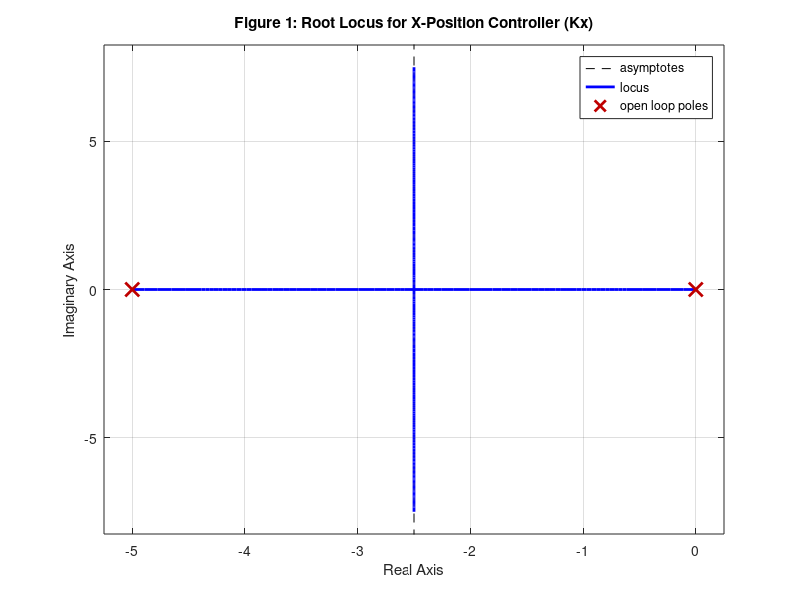

Recreate this plot in MATLAB. (Note: this script raises an error after producing the figure.)


%
% Project01
% EML 4312
% Rick Lind
%

%--------------------------------------------------------------------
%   Define parameters for simulation
%--------------------------------------------------------------------


%
% Define time vector
%
Tstep = 0.01;                         % define time step 
Tstop = 5.0;                         % define time to stop
t = [0:Tstep:Tstop]';                % define time vector

%
% Define commands
%
Xcommand = zeros(1,length(t));       % initialize command to be 0
Xcommand(2/Tstep:length(t)) = 22;    % step command starts at 2 seconds
Ycommand = zeros(1,length(t));       % initialize command to be 0
Ycommand(4/Tstep:length(t)) = 12;    % step command starts at 4 seconds

%
% Velocity
%
Vo = 70*1.467;                        % velocity is 70 mph (convert to fps)


%--------------------------------------------------------------
% Make the x-position autopilot
%--------------------------------------------------------------

%
% Define the plant model
%
P = tf(5,[1 5 0]);                    % plant is P

%
% Make a root locus for Kx
%
figure(1)                             % open new figure
rlocus(P)                             % plot root locus
title('Figure 1: Root Locus for X-Position Controller (Kx)')
xlabel('Real Axis')
ylabel('Imaginary Axis')
grid on

%
% STUDENT : Choose control gains
%
Kp = 5.0;                             % proportional controller
Ki = 0.5;                             % integral controller
Kd = 0.2;                             % derivative controller

%
% Define PID controller
%
KP = Kp;                              % define proportional controller
KD = tf([Kd 0],[1]);                  % define derivative controller
KI = tf([Ki],[1 0]);                  % define integral controller
Kx = parallel(KP,KI);                 % define PI 
Kx = parallel(Kx,KD);                 % define PID

%
% Make the closed-loop system
%
PK = series(Kx,P);                    % loop gain
S = feedback(PK,1);                   % close the loop

%
% Command increase of 22 feet
%
figure(2)                             % open new figure
opt = stepDataOptions;                % define options for step command
opt.StepAmplitude = 22;               % change magnitude to 22
x = step(S,t,opt);                    % compute step response
plot(t,x);                            % plot data
title('Figure 2: X-Position Step Response (22 ft command at t=2s)')
xlabel('Time (seconds)')
ylabel('X Position (feet)')
grid on

%
% Save the system                      
%
Xsystem = S;                          % rename as Xsystem



%--------------------------------------------------------------
% Make the y-position autopilot
%--------------------------------------------------------------


%
% Make the y-position autopilot
%
P = tf(500,[1 500]);                  % plant is P
I = tf(Vo,[1 0]);                     % integrator is I

%
% Make a root locus for Kphi
%
figure(3)                             % open new figure
rlocus(P);                            % plot root locus
title('Figure 3: Root Locus for Turn Angle Controller (Kphi)')
xlabel('Real Axis')
ylabel('Imaginary Axis')
grid on

%
% STUDENT : Choose control gains
%
Kp = 0.6;                             % proportional controller
Ki = 0.0;                             % integral controller
Kd = 0.0;                             % derivative controller


%
% Define PID controller
%
KP = Kp;                              % define proportional controller
KD = tf([Kd 0],[1]);                  % define derivative controller
KI = tf([Ki],[1 0]);                  % define integral controller
Kphi = parallel(KP,KI);               % define PI
Kphi = parallel(Kphi,KD);             % define PID

%
% Make closed-loop system with Kphi
%
PK = series(Kphi,P);                   % loop gain
T = feedback(PK,1);                    % close the lop with Kphi

%
% Plot step response to turn angle
%
figure(4)                              % open new figure
step(T)                                % plot step response
title('Figure 4: Turn Angle (Phi) Step Response')
xlabel('Time (seconds)')
ylabel('Turn Angle (radians)')
grid on

%
% Include integrator to convert velocity to position
%
TI = series(T,I);                      % include integrator with loop gain

%
% Make root locus for Ky
%
figure(5)                              % open new figure
rlocus(TI)                             % plot root locus
title('Figure 5: Root Locus for Y-Position Controller (Ky) with Integrator')
xlabel('Real Axis')
ylabel('Imaginary Axis')
grid on

%
% STUDENT : Choose a control gain
%
Kp = 0.022;                           % proportional controller
Ki = 0.0;                             % integral controller
Kd = 0.0;                             % derivative controller

%
% Define PID controller
%
KP = Kp;                               % define proportional controller
KD = tf([Kd 0],[1]);                   % define derivative controller
KI = tf([Ki],[1 0]);                   % define integral controller
Ky = parallel(KP,KI);                  % define PI
Ky = parallel(Ky,KD);                  % define PID

%
% Make closed-loop system with Ky
%
TK = series(Ky,TI);                    % include Ky with loop gain
S = feedback(TK,1);                    % close the loop with Ky

%
% Command increase of 12 feet
%
figure(6)                              % open new figure
opt = stepDataOptions;                 % variables for step command
opt.StepAmplitude = 12;                % set magnitude to 12
z = step(S,t,opt);                     % compute step esponse

%
% Plot response
%
% We would not start the lane change until after x acceleration
%   so delay the step response in y for 2 second
%
for i=1:length(t)
    if i <= 200
        y(i)=0;
    else
        y(i)=z(i-200);
    end
end
plot(t,y);
title('Figure 6: Y-Position Step Response (12 ft command at t=4s)')
xlabel('Time (seconds)')
ylabel('Y Position (feet)')
grid on

%
% Save the system
%
Ysystem = S;

%--------------------------------------------------------------------
%   Make movie of car driving
%--------------------------------------------------------------------
[M,t,Xus,Yus,Xother1,Yother1,Xother2,Yother2] = ...
        project01_movie(Xsystem,Ysystem);


%
% Play the movie
% movie(M,1,5)



